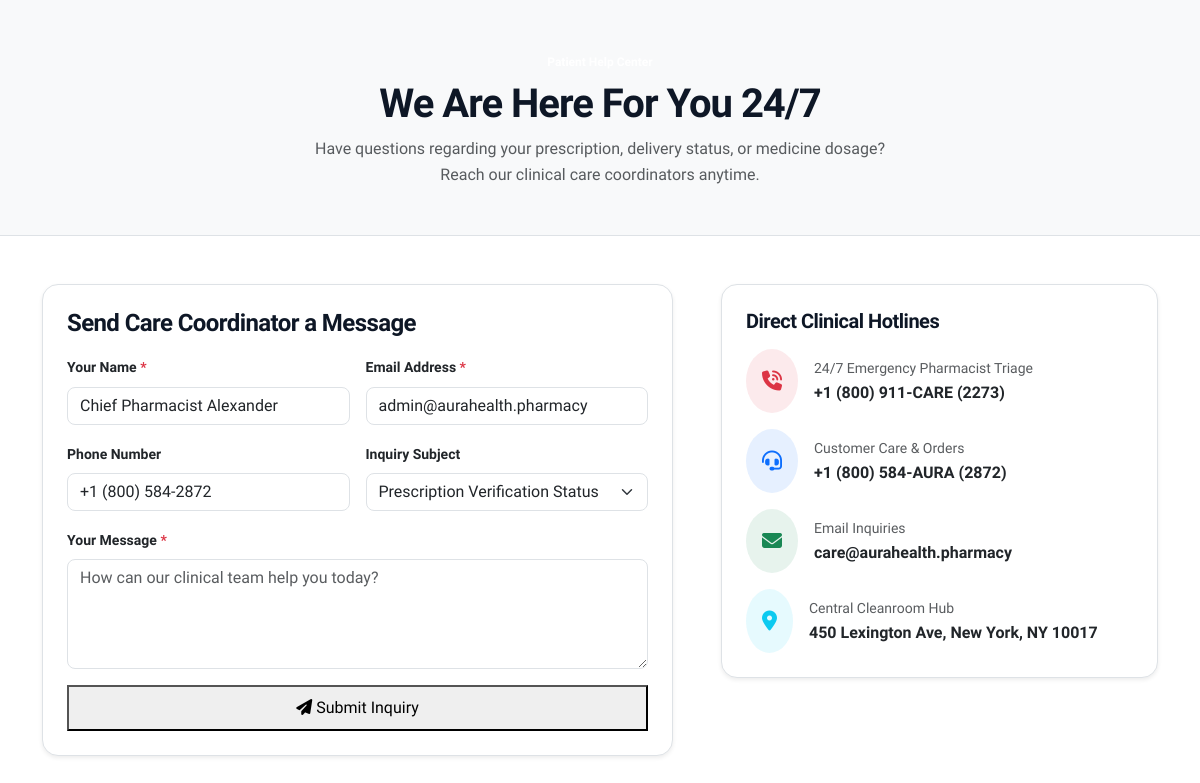
The app's page /contact/ (signed in) with its own data.
### apps/core/models.py (models this page shows, shortened)
class User(AbstractUser):
    USER_TYPE_CHOICES = (
        ('PATIENT', 'Patient / Customer'),
        ('PHARMACIST', 'Certified Pharmacist'),
        ('DOCTOR', 'Doctor / Healthcare Specialist'),
        ('ADMIN', 'Administrator'),
    )
    user_type = models.CharField(max_length=20, choices=USER_TYPE_CHOICES, default='PATIENT')
    phone_number = models.CharField(max_length=20, blank=True, null=True)
    avatar = models.ImageField(upload_to='avatars/', blank=True, null=True)
    date_of_birth = models.DateField(blank=True, null=True)
    blood_group = models.CharField(max_length=10, blank=True, null=True)
    medical_allergies = models.TextField(blank=True, null=True)
    emergency_contact = models.CharField(max_length=100, blank=True, null=True)
    @property
    def full_name(self):
        if self.first_name or self.last_name:
            return f"{self.first_name} {self.last_name}".strip()
        return self.username

### apps/core/views.py (the view)
# urls.py: path('contact/', contact_view, name='contact'),
def contact_view(request):
    return render(request, 'pages/contact.html')

### templates/pages/contact.html (shortened to what this page needs)
{% extends 'base.html' %}
{% load static %}
{% block content %}
<div class="bg-light py-5 border-bottom">
  <div class="container text-center">
    <span class="badge bg-cyan-100 text-cyan-800 mb-2">Patient Help Center</span>
    <h1 class="display-6 fw-bold text-navy-800 mb-2">We Are Here For You 24/7</h1>
    <p class="text-muted mx-auto mb-0" style="max-width: 600px;">
      Have questions regarding your prescription, delivery status, or medicine dosage? Reach our clinical care coordinators anytime.
    </p>
  </div>
</div>
<div class="container py-5">
  <div class="row g-5">
    <div class="col-lg-7">
      <div class="card border rounded-4 p-4 shadow-sm bg-white">
        <h4 class="fw-bold text-navy-800 mb-3">Send Care Coordinator a Message</h4>
        <form id="aura-contact-form">
          <div class="row g-3">
            <div class="col-md-6">
              <label class="form-label fw-bold small">Your Name <span class="text-danger">*</span></label>
              <input type="text" name="name" class="form-control rounded-3" placeholder="Full name" value="{% if user.is_authenticated %}{{ user.full_name }}{% endif %}" required>
            </div>
            <div class="col-md-6">
              <label class="form-label fw-bold small">Email Address <span class="text-danger">*</span></label>
              <input type="email" name="email" class="form-control rounded-3" placeholder="you@domain.com" value="{% if user.is_authenticated %}{{ user.email }}{% endif %}" required>
            </div>
            <div class="col-md-6">
              <label class="form-label fw-bold small">Phone Number</label>
              <input type="tel" name="phone" class="form-control rounded-3" placeholder="+1 (555) 000-0000" value="{% if user.is_authenticated %}{{ user.phone_number|default:'' }}{% endif %}">
            </div>
            <div class="col-md-6">
              <label class="form-label fw-bold small">Inquiry Subject</label>
              <select name="subject" class="form-select rounded-3">
                <option value="Prescription Verification Status">Prescription Verification Status</option>
              </select>
            </div>
            <div class="col-12">
              <label class="form-label fw-bold small">Your Message <span class="text-danger">*</span></label>
              <textarea name="message" class="form-control rounded-3" rows="4" placeholder="How can our clinical team help you today?" required></textarea>
            </div>
            <div class="col-12">
              <button type="submit" class="aura-btn-primary w-100 justify-content-center py-2">
                <i class="fa-solid fa-paper-plane"></i>
                <span>Submit Inquiry</span>
              </button>
            </div>
          </div>
        </form>
      </div>
    </div>
    <div class="col-lg-5">
      <div class="card border rounded-4 p-4 shadow-sm bg-white mb-4">
        <h5 class="fw-bold text-navy-800 mb-3">Direct Clinical Hotlines</h5>
        <div class="d-flex align-items-center gap-3 mb-3">
          <div class="rounded-circle bg-danger bg-opacity-10 text-danger p-3 fs-5">
            <i class="fa-solid fa-phone-volume"></i>
          </div>
          <div>
            <div class="text-muted small">24/7 Emergency Pharmacist Triage</div>
            <strong class="text-navy-800 fs-6">+1 (800) 911-CARE (2273)</strong>
          </div>
        </div>
        <div class="d-flex align-items-center gap-3 mb-3">
          <div class="rounded-circle bg-primary bg-opacity-10 text-primary p-3 fs-5">
            <i class="fa-solid fa-headset"></i>
          </div>
          <div>
            <div class="text-muted small">Customer Care & Orders</div>
            <strong class="text-navy-800 fs-6">+1 (800) 584-AURA (2872)</strong>
          </div>
        </div>
        <div class="d-flex align-items-center gap-3 mb-3">
          <div class="rounded-circle bg-success bg-opacity-10 text-success p-3 fs-5">
            <i class="fa-solid fa-envelope"></i>
          </div>
          <div>
            <div class="text-muted small">Email Inquiries</div>
            <strong class="text-navy-800 fs-6">care@aurahealth.pharmacy</strong>
          </div>
        </div>
        <div class="d-flex align-items-center gap-3">
          <div class="rounded-circle bg-info bg-opacity-10 text-info p-3 fs-5">
            <i class="fa-solid fa-location-dot"></i>
          </div>
          <div>
            <div class="text-muted small">Central Cleanroom Hub</div>
            <strong class="text-navy-800 fs-6">450 Lexington Ave, New York, NY 10017</strong>
          </div>
        </div>
      </div>
    </div>
  </div>
</div>
{% endblock %}

### static/css/antixor.css (style rules this page uses)
:root { --antixor-green-primary: #0a5c43; --antixor-green-hover: #064431; --antixor-green-accent: #10b981; --antixor-green-badge: #d1fae5; --antixor-green-badge-txt: #065f46; --antixor-mint-bg: #e6f7f2; --antixor-mint-soft: #edf9f5; --antixor-mint-light: #f4fbf8; --antixor-dark-teal: #072635; --antixor-dark-footer: #0a2533; --antixor-dark-navy: #051b26; --antixor-heading-dark: #0e1726; --antixor-body-slate: #334155; --antixor-muted-slate: #64748b; --antixor-border-slate: #e2e8f0; --antixor-bg-light: #f8fafc; --antixor-white: #ffffff; --antixor-gold-star: #f59e0b; --antixor-coral-badge: #f43f5e; --antixor-blue-badge: #0284c7; --antixor-radius-pill: 9999px; --antixor-radius-card: 20px; --antixor-radius-inner: 14px; --antixor-shadow-sm: 0 2px 8px rgba(14, 23, 38, 0.04); --antixor-shadow-card: 0 10px 30px -4px rgba(14, 23, 38, 0.06); --antixor-shadow-hover: 0 18px 40px -4px rgba(10, 92, 67, 0.14); --antixor-transition: all 0.28s cubic-bezier(0.16, 1, 0.3, 1); }
* { box-sizing: border-box; }
body { font-family: 'Plus Jakarta Sans', system-ui, -apple-system, sans-serif; color: var(--antixor-body-slate); background-color: var(--antixor-white); line-height: 1.6; overflow-x: hidden; -webkit-font-smoothing: antialiased; }
h1, h2, h3, h4, h5, h6 { color: var(--antixor-heading-dark); font-weight: 700; letter-spacing: -0.025em; }

### records on screen
User: name "Chief Pharmacist Alexander", email "admin@aurahealth.pharmacy", phone "+1 (800) 584-2872"
